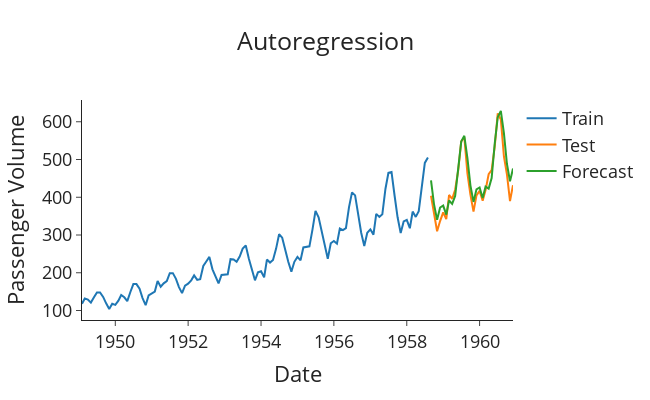

Write notebook code for a chart like this one.
### Markdown cell above
When we apply the model, we apply it onto the transformed series. That said, once the model is fitted we have to reverse the trnasformation to get the results in the same scale we used to have.

### Code cell
# Import packages
from scipy.special import inv_boxcox
import plotly.graph_objects as go

# Get forecasts and convert to actual passenger volumes
transformed_forecasts = list(model.forecast(steps=len(test)))
boxcox_forecasts = []
for idx in range(len(test)):
    if idx == 0:
        boxcox_forecast = transformed_forecasts[idx] + train['Passengers_boxcox'].iloc[-1]
    else:
        boxcox_forecast = transformed_forecasts[idx] + boxcox_forecasts[idx-1]

    boxcox_forecasts.append(boxcox_forecast)

forecasts = inv_boxcox(boxcox_forecasts, lam)


def plot_forecasts(forecasts: list[float],
                   title: str) -> None:
    """Function to plot the forecasts."""
    fig = go.Figure()
    fig.add_trace(go.Scatter(x=train['Month'], y=train['#Passengers'], name='Train'))
    fig.add_trace(go.Scatter(x=test['Month'], y=test['#Passengers'], name='Test'))
    fig.add_trace(go.Scatter(x=test['Month'], y=forecasts, name='Forecast'))
    fig.update_layout(template="simple_white", font=dict(size=18), title_text=title,
                      width=650, title_x=0.5, height=400, xaxis_title='Date',
                      yaxis_title='Passenger Volume')

    return fig.show()


# Plot the forecasts
plot_forecasts(forecasts, 'Autoregression')
